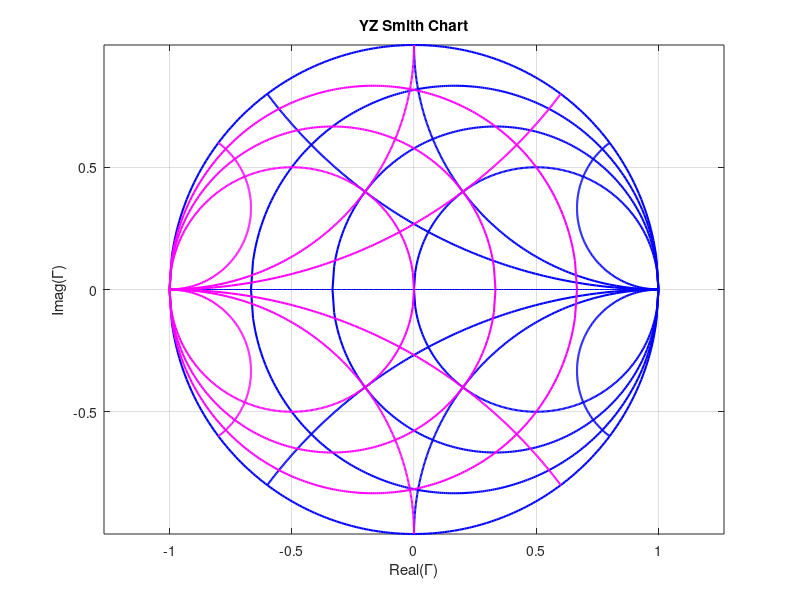

MATLAB code for this plot:
clc; clear all; close all;
%For Drawing YZ smith chart

%no of points for circular variation, understand it by say number of values
%of x in f(x)
N=200;


%% Z-Smith Chart

%values of constant r circles
r        = [0 0.2 0.5 1];
%radius of constant r circles
radius_r = 1./(r+1);    
%abcissa of center of constant r circle
a_r      = r./(r+1);
%ordinate of center of constant r circle
b_r      = 0;

%plotting constant r circles
for i = 1:length(r)
    %creating values of x-axis variation, every rightmost point is 1
    %i.e. (1,0) in complex Gamma plane
    x_var = linspace(a_r(i)-radius_r(i),1,N);
    %temp variable for holding circle equation values
    t = sqrt((radius_r(i))^2 - (x_var-a_r(i)).^2);
    %breaking y-axis variation into +ve and -ve parts
    y1_var = b_r + t;   
    y2_var = b_r - t;
    %plotting the upper half i.e. +ve part of constant r circle
    plot(x_var,y1_var,'b','LineWidth',1.5);
    %for making axis equal, holding on the plot for multiple plot on same
    %graph, and for viewing the grid in background of plot
    axis('equal'); hold on; grid on
    %plotting the lower half i.e. -ve part of constant r circle
    plot(x_var,y2_var,'b','LineWidth',1.5);
end


%plotting real line from Real(Gamma) line within unit circle
plot(linspace(-1,1,N),zeros(1,N),'b');


%values of constant x circles
x        = [-0.5 -1 -3 0.5 1 3];
%radius of constant x circles
radius_x = 1./x;
%abcissa of center of constant x circle
a_x      = 1;
%ordinate of center of constant x circle
b_x      = 1./x;

%plotting constant x circles
for i = 1:length(x)
    %y-axis variation has been done here for ease i.e. for constatnt x
    %circles, y-axis values varies between 0 and point of intersection of
    %r=0 circle i.e. unit circle centered at origin of complex Gamma plane
    %where the point of intersection is 2x/(x^2 +1)
    y_var = linspace(0, (2*x(i)/(x(i)^2 +1)) ,N);
    %temp variable for holding circle equation values
    t = sqrt((radius_x(i))^2 - (y_var-b_x(i)).^2);
    %selected -ve part to plot because that is the one that will lie inside
    %unit circle
    x2_var = a_x - t;
    %plotting constant x circle +ve and -ve both
    plot(x2_var,y_var,'b','LineWidth',1.5);
end

%% Y Smith Chart

%values of constant g circles
g        = [0.2 0.5 1];
%radius of constant g circles
radius_g = 1./(g+1);
%abcissa of center of constant g circle, this time -ve of constant r circle
a_g      = -g./(g+1);
%ordinate of center of constant g circle
b_g      = 0;

%plotting constant g circles
for i = 1:length(g)
    %creating values of x-axis variation, every leftmost point is -1
    %i.e. (-1,0) in complex Gamma plane
    x_var = linspace(-1,a_g(i)+radius_g(i),N);
    %temp variable for holding circle equation values
    t = sqrt((radius_g(i))^2 - (x_var-a_g(i)).^2);
    %breaking y-axis variation into +ve and -ve parts
    y1_var = b_g + t;   
    y2_var = b_g - t;
    %plotting the upper half i.e. +ve part of constant r circle
    plot(x_var,y1_var,'m','LineWidth',1.5);
    %for making axis equal, holding on the plot for multiple plot on same
    %graph, and for viewing the grid in background of plot
    axis('equal'); hold on; grid on
    %plotting the lower half i.e. -ve part of constant r circle
    plot(x_var,y2_var,'m','LineWidth',1.5);
end


%values of constant b circles
b        = [-0.5 -1 -3 0.5 1 3];
%radius of constant b circles
radius_b = 1./x;
%abcissa of center of constant b circle, this time -ve of constant x circle
a_b      = -1;
%ordinate of center of constant b circle
b_b      = 1./x;

%plotting constant b circles
for i = 1:length(b)
    %y-axis variation has been done here for ease i.e. for constatnt g
    %circles, y-axis values varies between 0 and point of intersection of
    %g=0 circle i.e. unit circle centered at origin of complex Gamma plane
    %where the point of intersection is 2x/(x^2 +1)
    y_var = linspace(0, (2*b(i)/(b(i)^2 +1)) ,N);
    %temp variable for holding circle equation values
    t = sqrt((radius_b(i))^2 - (y_var-b_b(i)).^2);
    %selected +ve part to plot because that is the one that will lie inside
    %unit circle
    x2_var = a_b + t;
    %plotting constant b circle +ve and -ve both
    plot(x2_var,y_var,'m','LineWidth',1.5);
end

title('YZ Smith Chart');
xlabel('Real(\Gamma)');
ylabel('Imag(\Gamma)');